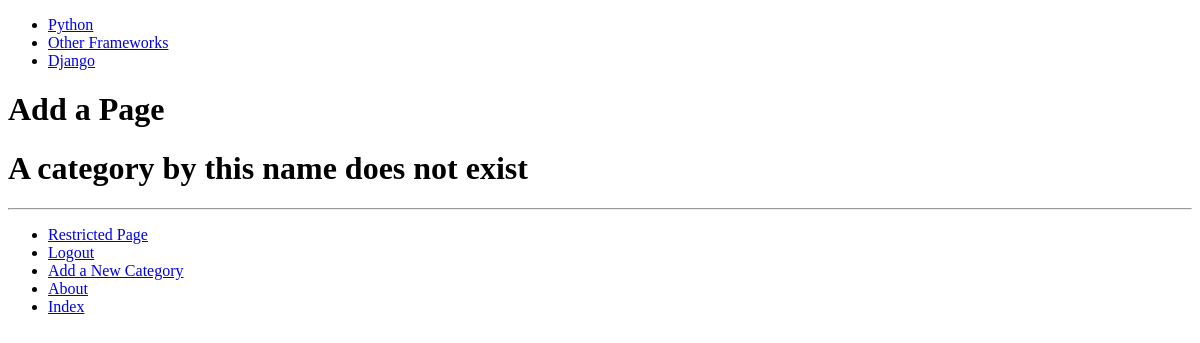
The app's page /rango/category/python/add_page/ (signed in), older data.
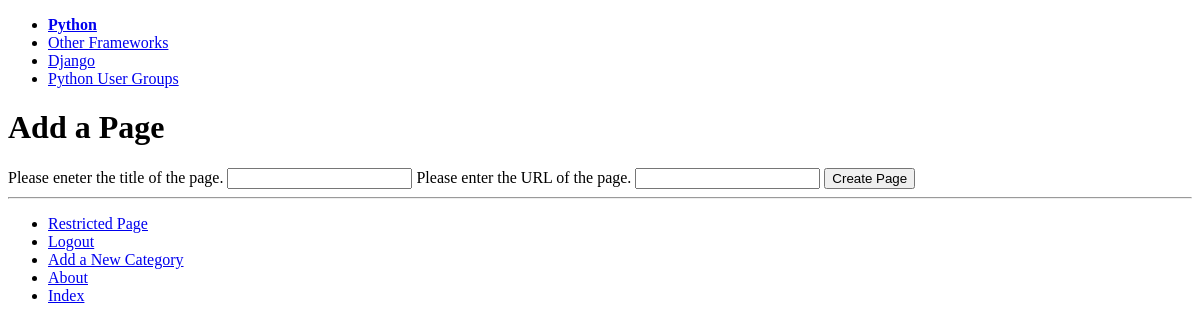
The same page, newer data.
### rango/models.py (models this page shows, shortened)
class Category(models.Model):
    name = models.CharField(max_length=128, unique=True)
    views = models.IntegerField(default=0)
    likes = models.IntegerField(default=0)
    slug = models.SlugField(unique=True)
    class Meta:
        verbose_name_plural = 'Categories'

### rango/views.py (the view, shortened to what this page needs)
# urls.py: url(r'^category/(?P<category_name_slug>[\w\-]+)/add_page/$', views.add_page, name='add_page'),
@login_required
def add_page(request, category_name_slug):
    try:
        category = Category.objects.get(slug=category_name_slug)
    except Category.DoesNotExist:
        category = None
    form = PageForm()
    context_dict = {'form': form, 'category': category}
    return render(request, 'rango/add_page.html', context_dict)

### rango/forms.py (shortened to what this page needs)
class PageForm(forms.ModelForm):
    title = forms.CharField(help_text="Please eneter the title of the page.")
    url = forms.URLField(help_text="Please enter the URL of the page.")
    views = forms.IntegerField(widget=forms.HiddenInput, initial=0)
    class Meta:
        model = Page
        exclude = ('category',)

### rango/templatetags/rango_template_tags.py (called while the page is built)
@register.inclusion_tag('rango/cats.html')
def get_category_list(cat=None):
    return {'cats': Category.objects.all(), 'act_cat': cat}

### templates/rango/add_page.html (shortened to what this page needs)
{% extends 'rango/base.html' %}
{% load staticfiles %}
{% block body_block %}
<h1>Add a Page</h1>
<div>
    {% if category %}
    <form id="page_form" method="post" action="/rango/category/{{ category.slug }}/add_page/">
        {% for field in form.visible_fields %}
            {{ field.help_text }}
            {{ field }}
        {% endfor %}
        <input type="submit" name="submit" value="Create Page" />
        </form>
    {% else %}
    <h1>A category by this name does not exist</h1>
    {% endif %}
</div>
{% endblock %}

### templates/rango/cats.html
<ul>
    {% if cats %}
        {% for c in cats %}
            {% if c == act_cat %}
                <li><strong><a href="{% url 'show_category' c.slug %}">{{ c.name }}</a></strong></li>
            {% else %}
                <li><a href="{% url 'show_category' c.slug %}">{{ c.name }}</a></li>
            {% endif %}
        {% endfor %}
    {% else %}
        <li><strong>There are no categories present.</strong></li>
    {% endif %}
</ul>

Row changes from the older to the newer data that the page shows:
changed Category "Python": slug empty → "python" (drawn)
added Category: name "Python User Groups"
Text that changed along with them:
form field submit: (not shown) → "Create Page"
new list line: "Please eneter the title of the page. "
new list line: "Please enter the URL of the page. "
text no longer shown: "A category by this name does not exist"
